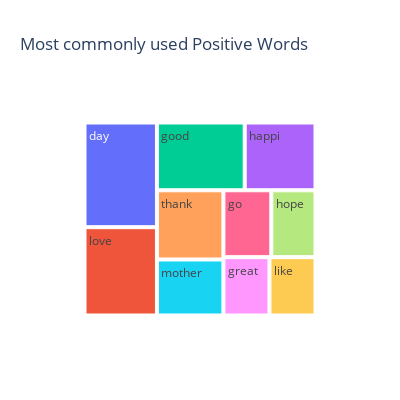

This figure's notebook cell:
### Code cell
import plotly.express as px

px.treemap(common_words_positive, 
           path=['Word'], values='count',
           title='Most commonly used Positive Words',
          width=400, height=400)

### Figure 1 — Plotly figure (JSON) as saved in the notebook; plotly's stock layout.template omitted (floating-point values rounded to 4 significant figures)
{"data": [{"branchvalues": "total", "domain": {"x": [0, 1], "y": [0, 1]}, "hovertemplate": "labels=%{label}<br>count=%{value}<br>parent=%{parent}<br>id=%{id}<extra></extra>", "ids": ["day", "go", "good", "great", "happi", "hope", "like", "love", "mother", "thank"], "labels": ["day", "go", "good", "great", "happi", "hope", "like", "love", "mother", "thank"], "name": "", "parents": ["", "", "", "", "", "", "", "", "", ""], "type": "treemap", "values": [1375, 581, 1078, 487, 870, 536, 487, 1160, 675, 834]}], "layout": {"height": 400, "legend": {"tracegroupgap": 0}, "title": {"text": "Most commonly used Positive Words"}, "width": 400}}
